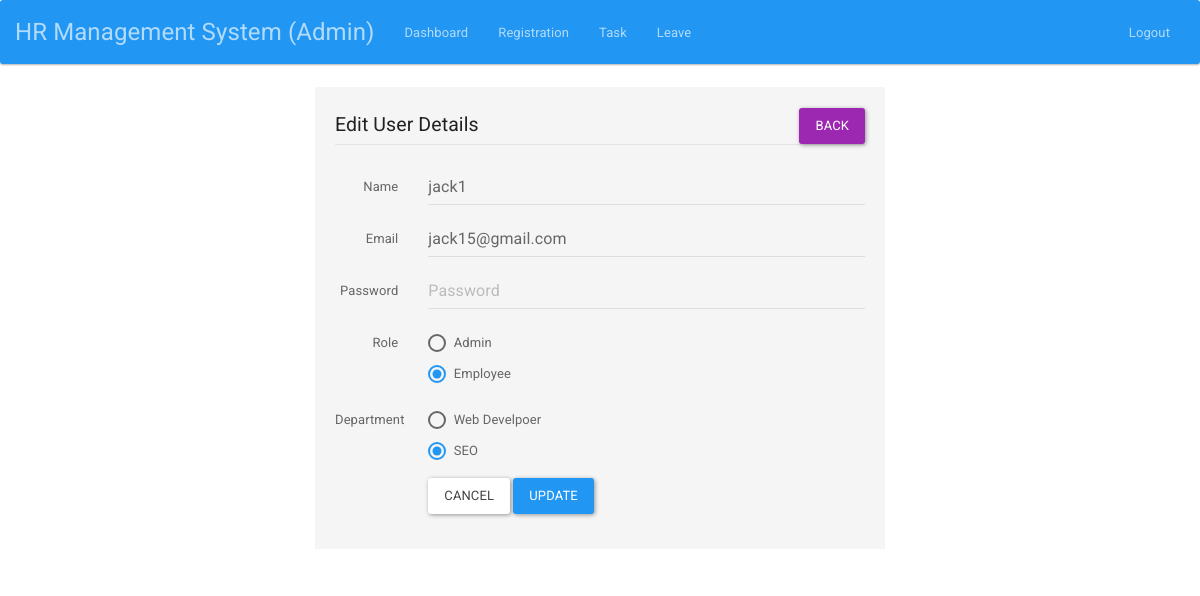
/admin/edituser.php?id=3 (signed in), run on the app's committed database.
### tables this page shows
CREATE TABLE `user_tbl` (
  `id` int(255) NOT NULL,
  `name` varchar(255) NOT NULL,
  `email` varchar(255) NOT NULL,
  `password` varchar(255) NOT NULL,
  `department` varchar(255) NOT NULL,
  `role` varchar(255) NOT NULL,
  `created_on` timestamp NOT NULL DEFAULT CURRENT_TIMESTAMP ON UPDATE CURRENT_TIMESTAMP
);

### admin/edituser.php (the view, shortened to what this page needs)
<?php
include "../auth/auth.php";
?>
<!DOCTYPE html>
<html>
<head>
	<link rel="stylesheet" type="text/css" href="../lib/bootstrap.min.css">
</head>
<body>
<?php
include "header.php";
?>
<div class="container">
  <div class="col-lg-6 col-xs-push-3 well">
    <form class="form-horizontal" method="post" action="updateuser.php" onsubmit="return formvalidation();">
  <fieldset>
    <legend>Edit User Details  <ul class="nav navbar-nav navbar-right"><a href="dashboard.php" class="btn btn-info" style="margin-right: 15px;">Back</a></ul></legend>
    <?php
    $id=$_GET['id'];
    $query ="SELECT * FROM user_tbl WHERE id='$id'";
    $res=mysqli_query($con, $query);
    $data=mysqli_fetch_array($res);
    ?>
   <div class="form-group">
      <label for="inputEmail" class="col-lg-2 control-label">Name</label>
      <div class="col-lg-10">
        <input type="text" name="inputname" class="form-control" id="inputName" placeholder="Name" value="<?php echo $data['name'];?>">
      </div>
    </div>
    <div class="form-group">
      <label for="inputEmail" class="col-lg-2 control-label">Email</label>
      <div class="col-lg-10">
        <input type="text" name="email" class="form-control" id="inputEmail" placeholder="Email" value="<?php echo $data['email'];?>">
      </div>
    </div>
    <div class="form-group">
      <label for="inputPassword" class="col-lg-2 control-label">Password</label>
      <div class="col-lg-10">
        <input type="password" name="password" class="form-control" id="inputPassword" placeholder="Password">
      </div>
    </div>
    <div class="form-group">
      <label class="col-lg-2 control-label">Role</label>
      <div class="col-lg-10">
        <div class="radio">
          <label>
            <input type="radio" name="role" id="role" value="admin" <?php if($data['role']=='admin'){echo "Checked";} ?>>
            Admin
          </label>
        </div>
        <div class="radio">
          <label>
            <input type="radio" name="role" id="role" value="employee" <?php if($data['role']=='employee'){echo "Checked";} ?>>
            Employee
          </label>
        </div>
      </div>
    </div>
    <div class="form-group">
      <label class="col-lg-2 control-label">Department</label>
      <div class="col-lg-10">
        <div class="radio">
          <label>
            <input type="radio" name="depart" id="depart" value="web developer" <?php if($data['department']=='web developer'){echo "Checked";} ?> >
            Web Develpoer
          </label>
        </div>
        <div class="radio">
          <label>
            <input type="radio" name="depart" id="depart" value="seo" <?php if($data['department']=='seo'){echo "Checked";} ?> >
            SEO
          </label>
        </div>
      </div>
    </div>
    <div class="form-group">
      <div class="col-lg-10 col-lg-offset-2">
        <button type="reset" class="btn btn-default">Cancel</button>
        <button type="submit" name="inputsubmit" class="btn btn-primary">Update</button>
      </div>
    </div>
  </fieldset>
</form>
  </div>
</div>
</body>
</html>

### data on the page
user_tbl: inputname "jack1", email "jack15@gmail.com", role "☐ Admin", role "☑ Employee", department "☐ Web Develpoer", department "☑ SEO"
